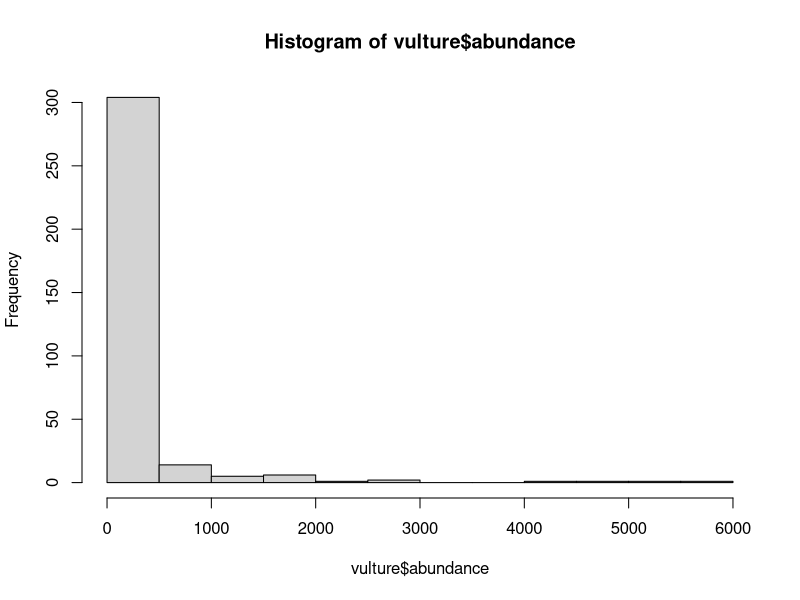
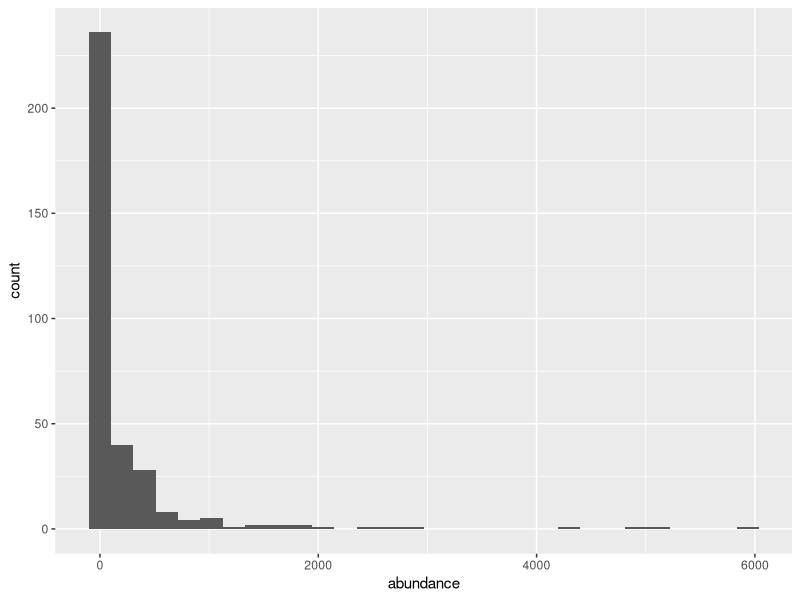
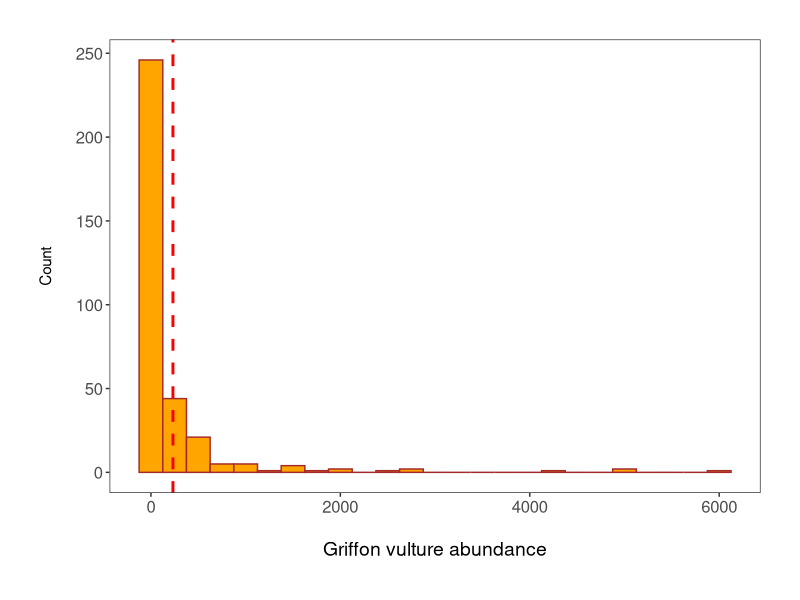
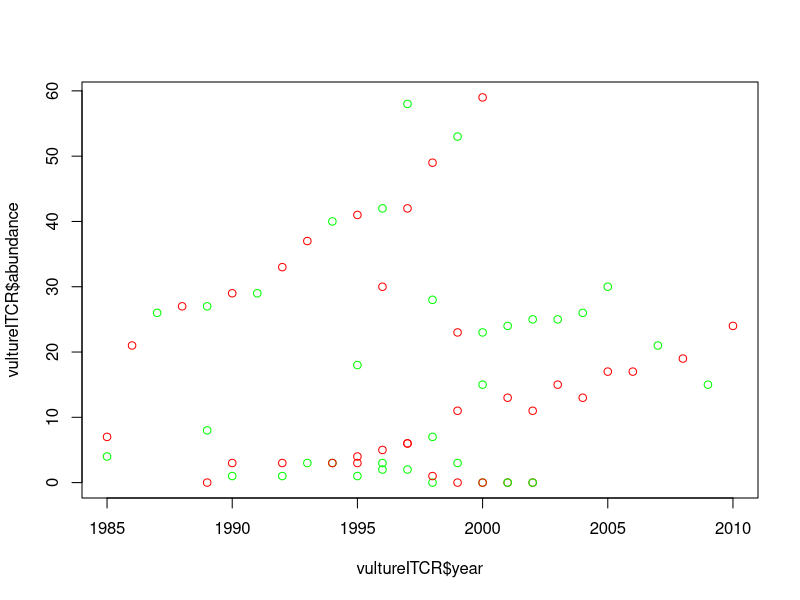
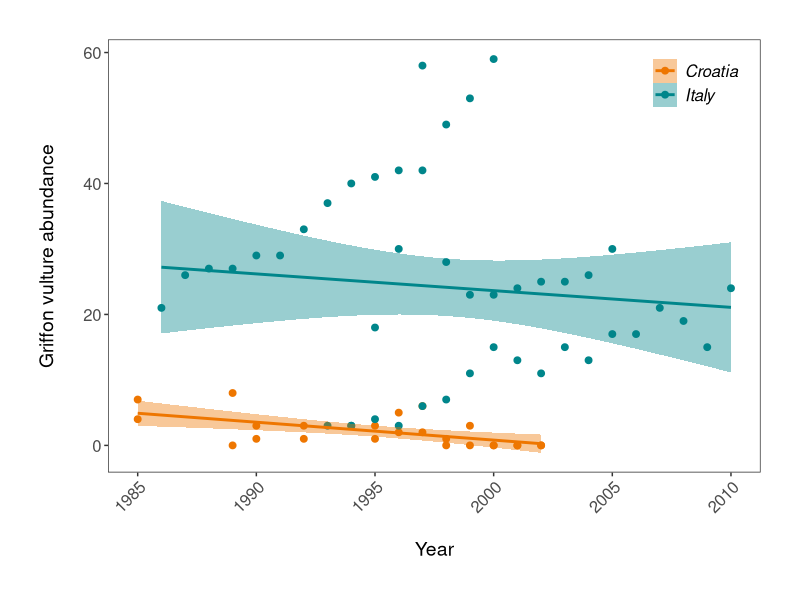
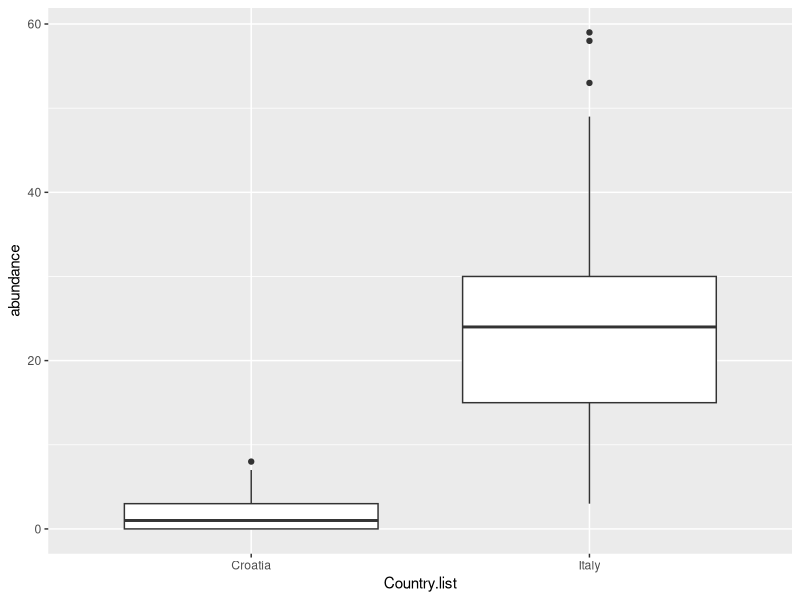
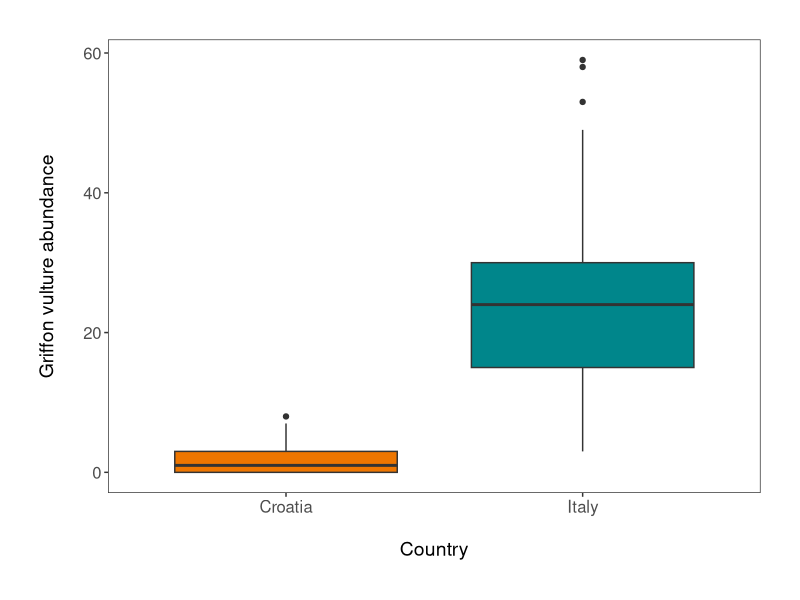

The R source for these figures, in order:
#####################################################################################################

#### Mark Farrell's trials and tribulations with Coding Club's Data Viz part 1 ######################

#### mark.farrell@csiro.au        +61 8 8303 8664         09/04/2020 ################################

#### Their webpage is here: https://ourcodingclub.github.io/tutorials/datavis/ ######################

#####################################################################################################


### Set working directory
setwd("~/DATASCHOOL/r-learning/CC_course_stream2/02_Data_vis_1/")


### Install packages as needed
install.packages(c("gridExtra", "readr")) #Use `c()` to make the list of packages a vector to install more than one


### Load packages
library(tidyr)
library(dplyr)
library(ggplot2)
library(readr)
library(gridExtra)

## Import data
LPI <- read.csv("LPIdata_CC.csv")

## Convert data to long format
# By adding `9:53` we are selecting all columns from column 9 to column 53. These contain the monitoring data for each
# combination covered by columns 1-8

LPI2 <- gather(LPI, "year", "abundance", 9:53)

# We now have a very long dataset where year and abundance have been added as columns 9 & 10,
# and abundances that were previously in 9-53 are now in 10 with the year for each column in 9

# However, we're not there yet as we have that "X" in front of every year, so we need to use 
LPI2$year <- parse_number(LPI2$year)
str(LPI2)

# Abundance is still a character, let's fix that
LPI2$abundance <- as.numeric(LPI2$abundance)
str(LPI2)

# Given the size of the dataset, we're first going to identify a species to subset to and play with.
unique(LPI2$Common.Name) #lists all individual unique names, though console gets bored after 1000

# We'll stick with the example in the exercise and go with vultures
vulture <- filter(LPI2, Common.Name == "Griffon vulture / Eurasian griffon")
head(vulture)
vulture <- na.omit(vulture) #cull the NAs


####################################################################################################################

### Graphics time

## Base
base_hist <- hist(vulture$abundance)

## ggplot
vulture_hist <- ggplot(vulture, aes(x = abundance)) +
  geom_histogram()
vulture_hist

## gg better
(vulture_hist <- ggplot(vulture, aes(x = abundance)) +
    geom_histogram(binwidth = 250, colour = "brown", fill = "orange") +
    geom_vline(aes(xintercept = mean(abundance)),
               colour = "red", linetype = "dashed", size = 1) +
    theme_bw() +
    ylab("Count\n") + # `\n` adds a line below the label to give more space
    xlab("\nGriffon vulture abundance") +
    theme(axis.text = element_text(size = 12),
          axis.title.x = element_text(size = 14, face = "plain"), # face="plain" is the default, you can change it to italic, bold, etc.
          panel.grid = element_blank(),
          plot.margin = unit(c(1,1,1,1), units = , "cm"))  # Putting a 1 cm margin around the plot
    )

## Scatter plot to show how abundance changes in Italy and Croatia over time

vultureITCR <- filter(vulture, Country.list %in% c("Croatia", "Italy"))
plot(vultureITCR$year, vultureITCR$abundance, col=c("red", "green"))
(vulture_scatter <- ggplot(vultureITCR, aes(x = year, y = abundance, colour = Country.list)) +
                             geom_point(size = 2) +
    geom_smooth(method = "lm", aes(fill = Country.list)) +
    theme_bw() +
    scale_fill_manual(values = c("#EE7600", "#00868B")) +
    scale_colour_manual(values = c("#EE7600", "#00868B"),
                        labels = c("Croatia", "Italy")) +
    ylab("Griffon vulture abundance\n") +
    xlab("\nYear") +
    theme(axis.text.x = element_text(size = 12, angle = 45, vjust = 1, hjust = 1),
          axis.text.y = element_text(size = 12),
          axis.title = element_text(size = 14, face = "plain"),
          panel.grid = element_blank(),
          plot.margin = unit(c(1,1,1,1), units = , "cm"),
          legend.text = element_text(size = 12, face = "italic"),
          legend.title = element_blank(),
          legend.position = c(0.9, 0.9))
  )

## Boxplot to examine differences in abundance between the two countries

(vulture_boxplot <- ggplot(vultureITCR, aes(Country.list, abundance))
  + geom_boxplot()
  )

# Pretty...

(vulture_boxplot <- ggplot(vultureITCR, aes(Country.list, abundance)) +
    geom_boxplot(aes(fill = Country.list)) +
    theme_bw() +
    scale_fill_manual(values = c("#EE7600", "#00868B")) +
    scale_colour_manual(values = c("#EE7600", "#00868B")) +
    ylab("Griffon vulture abundance\n") +
    xlab("\nCountry") +
    theme(axis.text = element_text(size = 12),
          axis.title = element_text(size = 14, face = "plain"),                     
          panel.grid = element_blank(),                                               
          plot.margin = unit(c(1,1,1,1), units = , "cm"),               
          legend.position = "none")
    )










